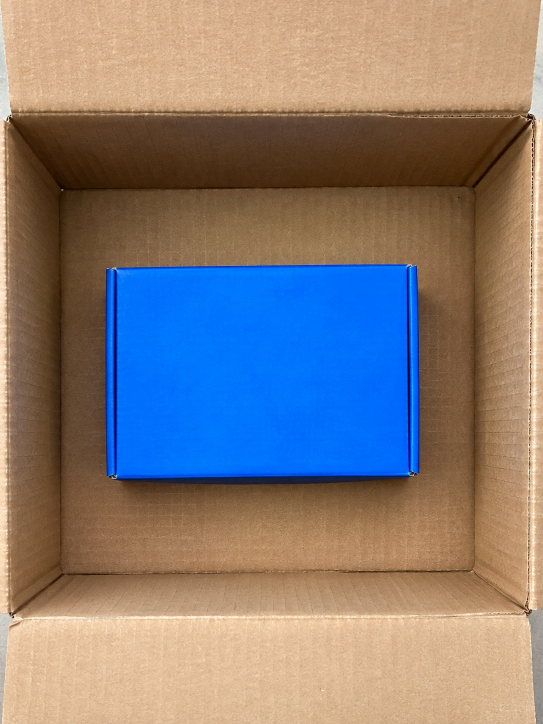
#> input picture test_images/generated.png, 1086 x 1448 px (shown at 1/2 size)
$ python test_floor_rectangle.py
#> lines starting #> are read from the running program, lines starting #| are printed output that depends on the picture; after the words box and inside, x2 and y2 are one past the last pixel; in counts of white or black regions, pixels touching at a corner belong together

from pathlib import Path
import cv2
import numpy as np

image = cv2.imread("test_images/generated.png")
#> image is the input picture: shape (1448, 1086, 3); mean B, G, R 122.1, 125.3, 134.8

if image is None:
    raise SystemExit("이미지를 찾을 수 없습니다.")

result = image.copy()

# 앞선 실험에서 얻은 박스 바닥 경계 후보
# 아직 완전 자동 검출은 아님
left = 119
right = 949
top = 377
bottom = 1144

corners = np.array([
    [left, top],
    [right, top],
    [right, bottom],
    [left, bottom]
], dtype=np.int32)

# 바닥 영역 표시
overlay = result.copy()
cv2.fillPoly(
    overlay,
    [corners],
    (0, 255, 0)
)
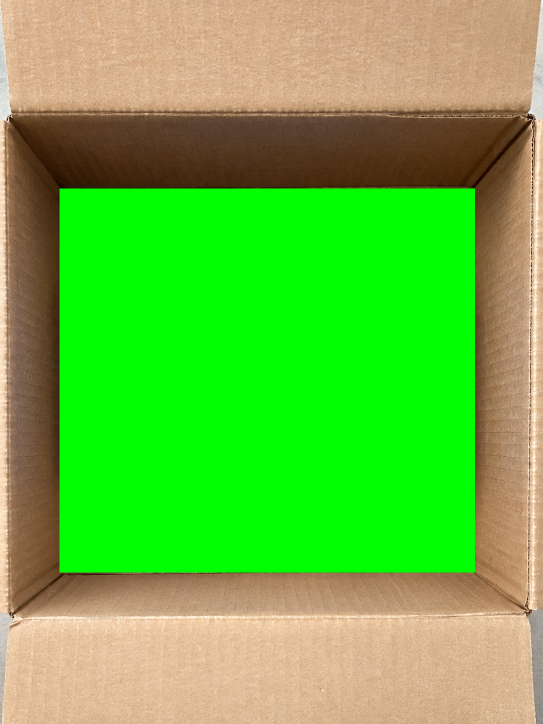
#> overlay: shape (1448, 1086, 3) (shown at 1/2 size); mean B, G, R 65.2, 187.8, 104.6

result = cv2.addWeighted(
    overlay, 0.15,
    result, 0.85, 0
)
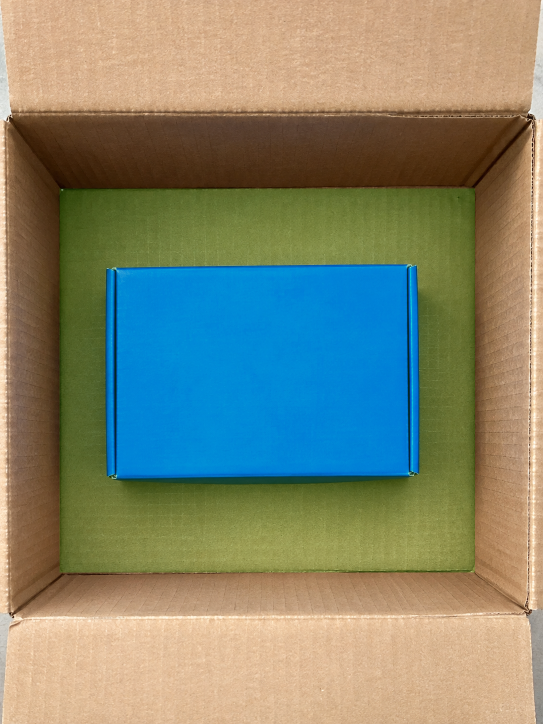
#> result: shape (1448, 1086, 3) (shown at 1/2 size); mean B, G, R 113.5, 134.7, 130.3

# 초록색 사각형
cv2.polylines(
    result,
    [corners],
    True,
    (0, 255, 0),
    4
)
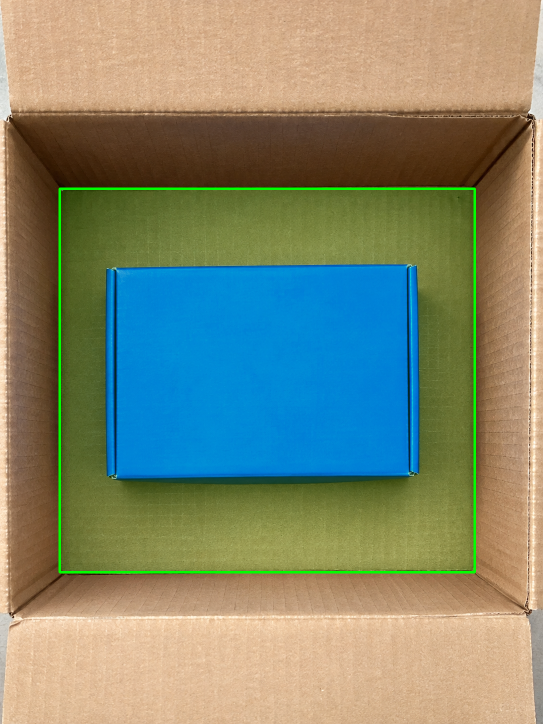
#> result: shape (1448, 1086, 3) (shown at 1/2 size); 1.01% of pixels changed, all inside (x1, y1, x2, y2) = (117, 375, 952, 1147)

# 네 모서리 표시
for point in corners:
    cv2.circle(
        result,
        tuple(point),
        9,
        (0, 0, 255),
        -1
    )
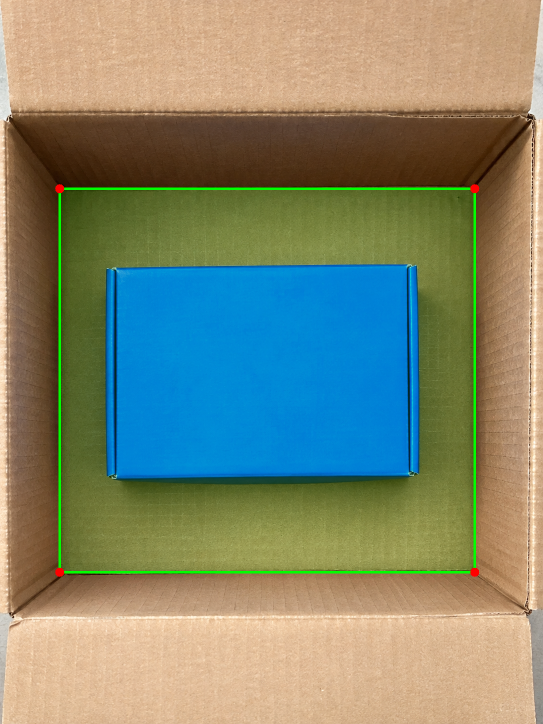
#> result: shape (1448, 1086, 3) (shown at 1/2 size); 0.06% of pixels changed, all inside (x1, y1, x2, y2) = (110, 368, 959, 1154)

# 파란색 제품 영역 확인
hsv = cv2.cvtColor(image, cv2.COLOR_BGR2HSV)
#> hsv: shape (1448, 1086, 3); mean H, S, V 30.7, 137.4, 176.5

product_mask = cv2.inRange(
    hsv,
    np.array([90, 45, 35]),
    np.array([135, 255, 255])
)
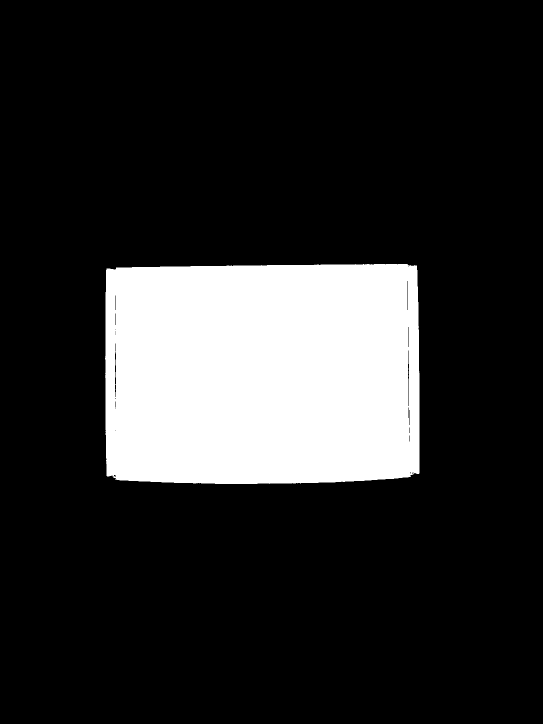
#> product_mask: shape (1448, 1086) (shown at 1/2 size); 17.2% white; 1 white region, box (x1, y1, x2, y2) and area: (210, 528, 839, 968) 270318

floor_mask = np.zeros(
    image.shape[:2],
    dtype=np.uint8
)

cv2.fillPoly(floor_mask, [corners], 255)
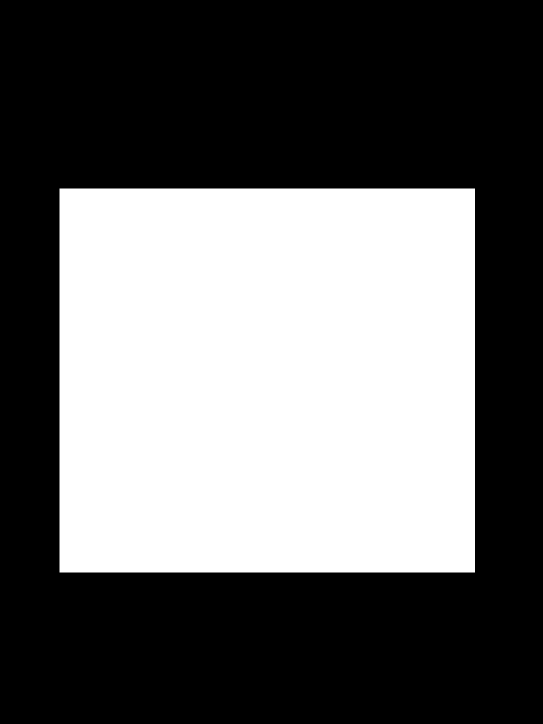
#> floor_mask: shape (1448, 1086) (shown at 1/2 size); 40.6% white; 1 white region, box (x1, y1, x2, y2) and area: (119, 377, 950, 1145) 638208

product_mask = cv2.bitwise_and(
    product_mask,
    floor_mask
)

floor_area = cv2.countNonZero(floor_mask)
#> floor_area = 638208
product_area = cv2.countNonZero(product_mask)
#> product_area = 270318

occupancy = 100 * product_area / max(floor_area, 1)
#> occupancy = 42.36
void = 100 - occupancy
#> void = 57.64

output = Path("test_outputs/floor_rectangle.jpg")
output.parent.mkdir(exist_ok=True)

cv2.imwrite(str(output), result)

print("박스 바닥 면적:", floor_area)
#| 박스 바닥 면적: 638208
print("제품 색상 면적:", product_area)
#| 제품 색상 면적: 270318
print("사진상 제품 점유율:", round(occupancy, 1), "%")
#| 사진상 제품 점유율: 42.4 %
print("사진상 예상 빈 면적:", round(void, 1), "%")
#| 사진상 예상 빈 면적: 57.6 %
print("결과 이미지:", output)

$ run again, with test_images/test_A.png copied over test_images/generated.png
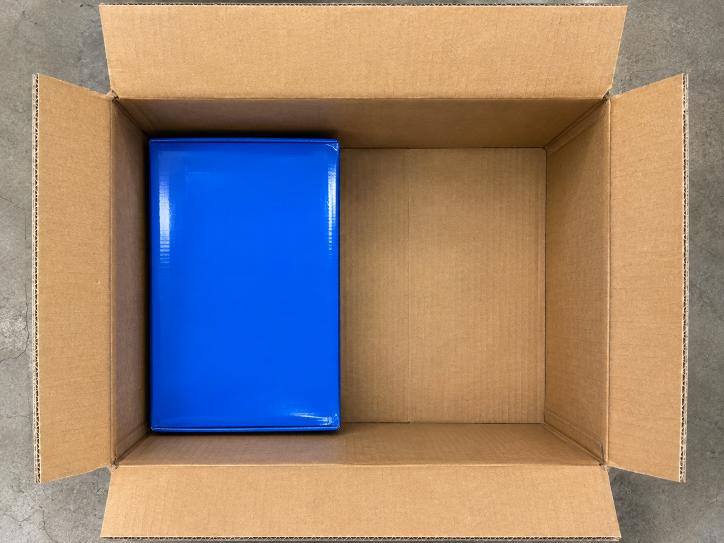
#> input picture test_images/test_A.png, 1448 x 1086 px (shown at 1/2 size)
#> image is the input picture: shape (1086, 1448, 3); mean B, G, R 119, 131.1, 149.8
#> `cv2.polylines( result, [corners], True, (0, 255, 0), 4 )`:
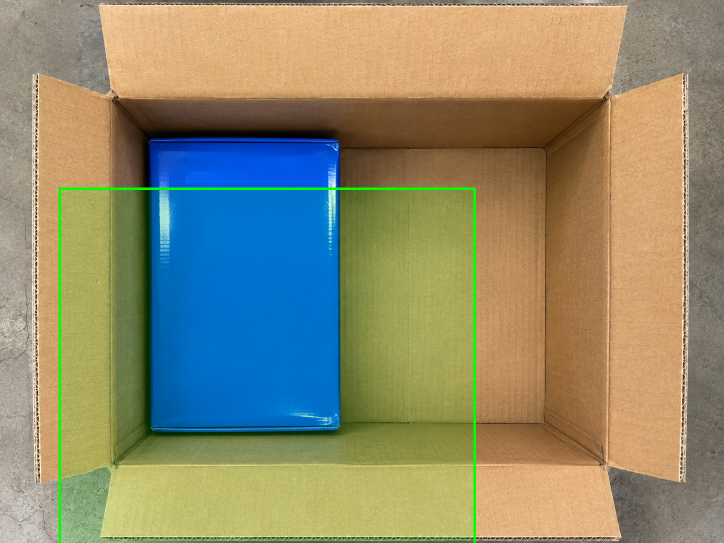
#> result: shape (1086, 1448, 3) (shown at 1/2 size); mean B, G, R 110.3, 139.4, 141.9
#> hsv: shape (1086, 1448, 3); mean H, S, V 29.5, 127, 181.1
#> floor_mask: shape (1086, 1448); 37.5% white; 1 white region, box (x1, y1, x2, y2) and area: (119, 377, 950, 1086) 589179
#> `product_mask = cv2.bitwise_and( product_mask, floor_mask )`:
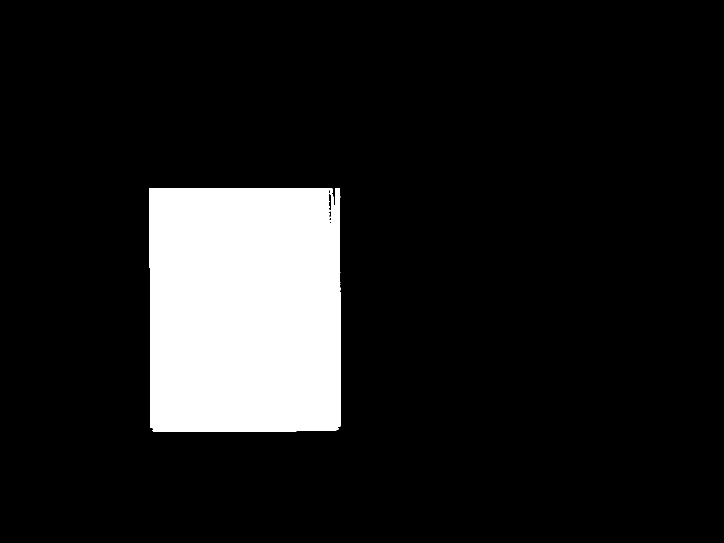
#> product_mask: shape (1086, 1448) (shown at 1/2 size); 11.7% white; 1 white region, box (x1, y1, x2, y2) and area: (298, 377, 682, 864) 184772
#> floor_area = 589179
#> product_area = 184772
#> occupancy = 31.36
#> void = 68.64
#| 박스 바닥 면적: 589179
#| 제품 색상 면적: 184772
#| 사진상 제품 점유율: 31.4 %
#| 사진상 예상 빈 면적: 68.6 %

$ run again, with test_images/test_B_top.png copied over test_images/generated.png
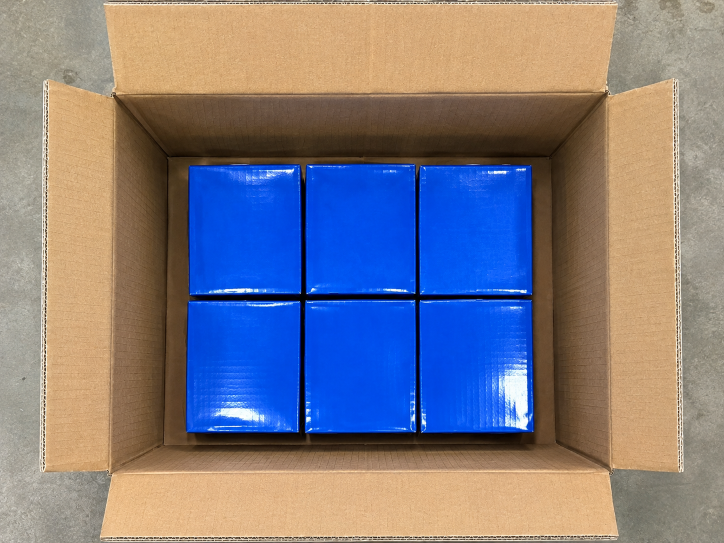
#> input picture test_images/test_B_top.png, 1448 x 1086 px (shown at 1/2 size)
#> image is the input picture: shape (1086, 1448, 3); mean B, G, R 133.4, 124.1, 128.2
#> `cv2.polylines( result, [corners], True, (0, 255, 0), 4 )`:
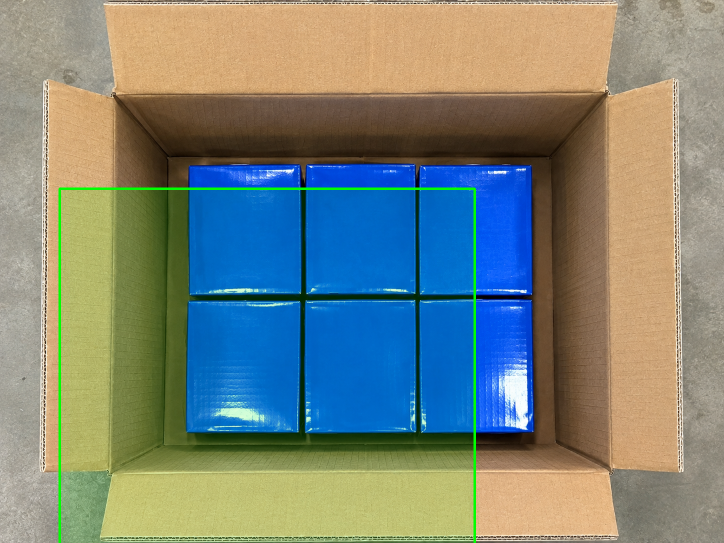
#> result: shape (1086, 1448, 3) (shown at 1/2 size); mean B, G, R 123.5, 133.2, 122.4
#> hsv: shape (1086, 1448, 3); mean H, S, V 39.1, 129.4, 177.9
#> floor_mask: shape (1086, 1448); 37.5% white; 1 white region, box (x1, y1, x2, y2) and area: (119, 377, 950, 1086) 589179
#> `product_mask = cv2.bitwise_and( product_mask, floor_mask )`:
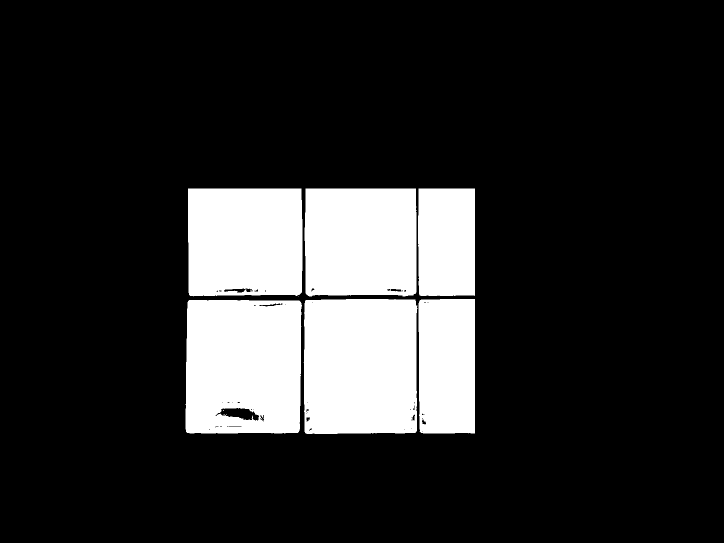
#> product_mask: shape (1086, 1448) (shown at 1/2 size); 17.1% white; 9 white regions (3 under 20 px), largest, box (x1, y1, x2, y2) and area: (607, 598, 835, 868) 60125, (371, 600, 604, 867) 59336, (376, 377, 605, 593) 48414, (609, 377, 833, 593) 47330, (837, 598, 950, 867) 29964, (836, 377, 950, 592) 24275
#> floor_area = 589179
#> product_area = 269450
#> occupancy = 45.73
#> void = 54.27
#| 박스 바닥 면적: 589179
#| 제품 색상 면적: 269450
#| 사진상 제품 점유율: 45.7 %
#| 사진상 예상 빈 면적: 54.3 %
